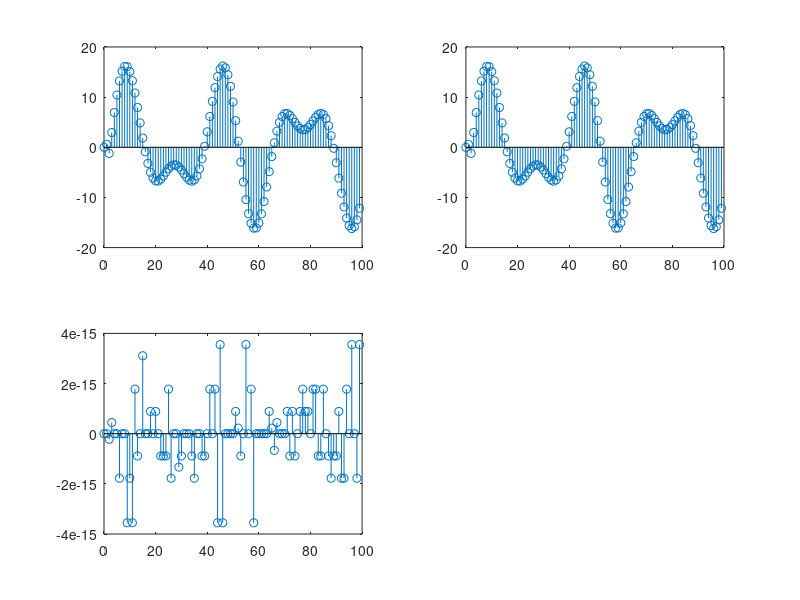

Here is the MATLAB script that generated this plot:
%% clear
clc
clear all
close all

%% process
n=0:1:99;
f1=0.05;
f2=0.03;
x1=sin(2*pi*f1*n);
x2=sin(2*pi*f2*n);
a=2;
b=3;
x3=(a*x1+b*x2);
y1=filter([.5 -2 5],[1],a*x1);
y2=filter([.5 -2 5],[1],b*x2);
y3=filter([.5 -2 5],[1],x3);
y4=y1+y2;
y5=y4-y3;

%% plot
subplot(2,2,1);
stem(n,y3);
subplot(2,2,2);
stem(n,y4);
subplot(2,2,3);
stem(n,y5);